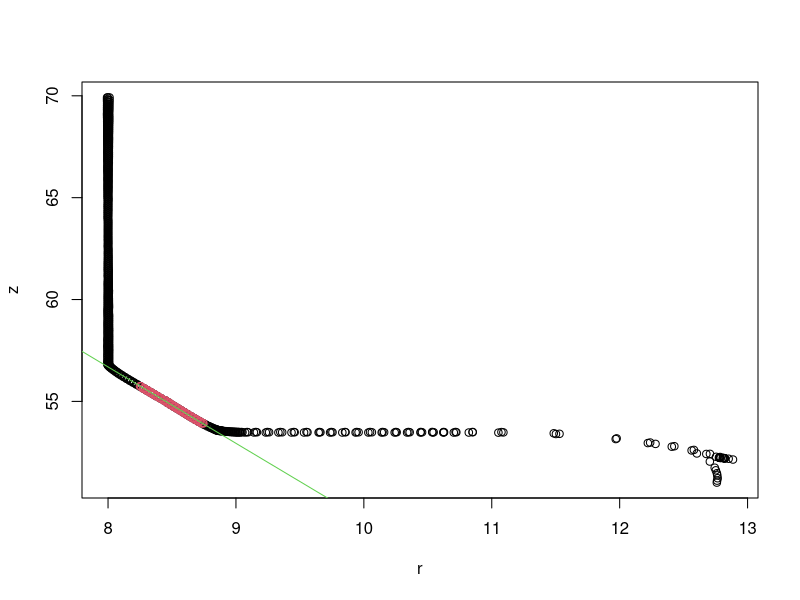

The R script that drew this image: (Note: this script raises an error after producing the figure.)
t1 <- read.table("data/ventil-sitz_1.txt"
               , skip=2
               , sep=" "
               , row.names=NULL)

it1 <- which(t1[,1] == "SCN1")
it4 <- which(t1[,1] == "SCN4")
it5 <- which(t1[,1] == "SCN5")


mt <- as.matrix(t1[,3:5])

r <- sqrt(mt[, 1]^2 + mt[, 2]^2)
z <- -mt[, 3]

brs <- 8.25
bre <- 8.75

## steigung wird nicht erreicht
i <- which(r > brs & r < bre)

plot(r,z)
points(r[i], z[i], col=2)

abline(f <- lm(z[i] ~ r[i]), col=3)

sdm <- sd(residuals(f))
m   <- coefficients(f)[2]


v2 <- read.table("data/ventil-kreis_2.txt"
               , skip=2
               , sep=" "
               , row.names=NULL)
par(mfrow=c(3,1))

## Radius Abgleich bringt auch nichts

sn <- c("SCN1","SCN3","SCN4","SCN5")

is1 <- which(v2[,1] == sn[1])
is2 <- which(v2[,1] == sn[2])
is3 <- which(v2[,1] == sn[3])
is4 <- which(v2[,1] == sn[4])

mt <- as.matrix(v2[,3:5])

r <- sqrt(mt[, 1]^2 + mt[, 2]^2)
z <- mt[, 3]

rs1 <- r[is1]

zs1 <- z[is1]

m1 <- diff(zs1)/diff(rs1)
ll <- which(m1 < m)
cs <- ll[length(ll)]

plot(r1,z1)
abline(h=zs1[cs], col=2)
abline(v=rs1[cs], col=2)